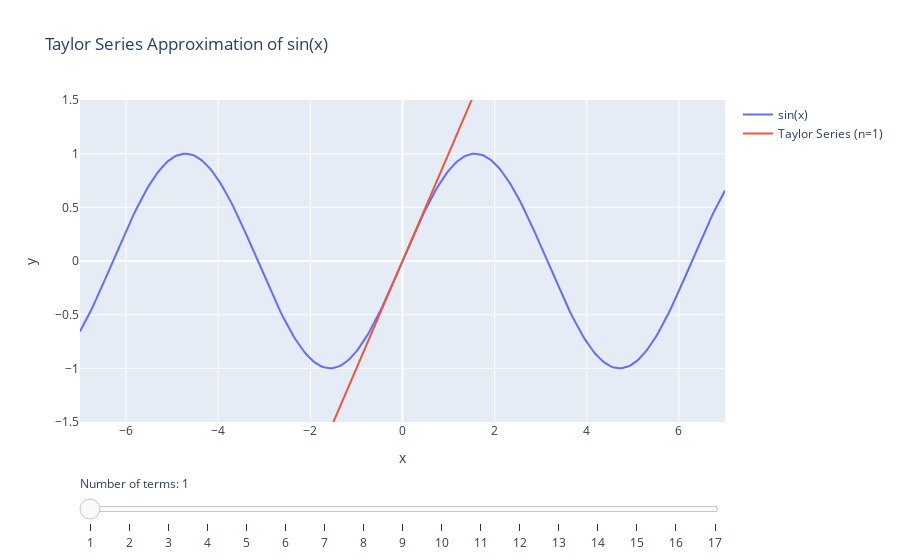

The code cell stored with this chart in its notebook:
### Code cell
# Define the x values
# For Sympy independent variable
x = sp.symbols('x')

# Define value to expand around (a)
a = 0

# For numpy independent variable array values
x_vals = np.linspace(-7, 7, 300)

# Define max order for our expansion
max_order = 18

# Define our Sympy function to calculate
function = sp.sin(x)
ylims = [-1.5, 1.5]

# Calculate the true values of our function in a numpy array
function_array = np.array([function.subs(x, xv) for xv in x_vals], dtype=float)

# Create the initial figure
fig = make_subplots(rows=1, cols=1)

# Add the true sin(x) function
fig.add_trace(go.Scatter(x=x_vals, y=function_array, mode='lines', name=str(function)))

# Add initial Taylor series approximation with n_terms = 1
y_approx = compute_taylor_series(function, x, a, 1)
y_approx_array = np.array([y_approx.subs(x, xv) for xv in x_vals], dtype=float)
taylor_trace = go.Scatter(x=x_vals, y=y_approx_array, mode='lines', name=f'Taylor Series (n=1)')
fig.add_trace(taylor_trace)

# Update function for sliders
steps = []
for n in range(1, max_order):
    y_approx = compute_taylor_series(function, x, a, n)
    y_approx_array = np.array([y_approx.subs(x, xv) for xv in x_vals], dtype=float)
    
    # Create steps
    step = dict(
        method='update',
        args=[{'y': [function_array, y_approx_array]},
              {'title': f'Taylor Series Approximation of {function} with {n} terms'}],
        label=f'{n}'
    )
    steps.append(step)

sliders = [dict(
    active=0,
    currentvalue={"prefix": "Number of terms: "},
    pad={"t": 50},
    steps=steps
)]

# Fix the x and y axes ranges
fig.update_layout(
    title='Taylor Series Approximation of sin(x)',
    xaxis=dict(title='x', range=[min(x_vals), max(x_vals)]),
    yaxis=dict(title='y', range=ylims),
    sliders=sliders
)

fig.show()

### Figure 1 — Plotly figure (JSON) as saved in the notebook; plotly's stock layout.template omitted (floating-point values rounded to 4 significant figures; data arrays with more than 128 entries replaced by an {"elided": "..."} marker saying what was removed)
{"data": [{"mode": "lines", "name": "sin(x)", "type": "scatter", "x": {"elided": "300 float values"}, "y": {"elided": "300 float values"}}, {"mode": "lines", "name": "Taylor Series (n=1)", "type": "scatter", "x": {"elided": "300 float values"}, "y": {"elided": "300 float values"}}], "layout": {"sliders": [{"active": 0, "currentvalue": {"prefix": "Number of terms: "}, "pad": {"t": 50}, "steps": [{"args": [{"y": {"elided": "2x300 float values"}}, {"title": "Taylor Series Approximation of sin(x) with 1 terms"}], "label": "1", "method": "update"}, {"args": [{"y": {"elided": "2x300 float values"}}, {"title": "Taylor Series Approximation of sin(x) with 2 terms"}], "label": "2", "method": "update"}, {"args": [{"y": {"elided": "2x300 float values"}}, {"title": "Taylor Series Approximation of sin(x) with 3 terms"}], "label": "3", "method": "update"}, {"args": [{"y": {"elided": "2x300 float values"}}, {"title": "Taylor Series Approximation of sin(x) with 4 terms"}], "label": "4", "method": "update"}, {"args": [{"y": {"elided": "2x300 float values"}}, {"title": "Taylor Series Approximation of sin(x) with 5 terms"}], "label": "5", "method": "update"}, {"args": [{"y": {"elided": "2x300 float values"}}, {"title": "Taylor Series Approximation of sin(x) with 6 terms"}], "label": "6", "method": "update"}, {"args": [{"y": {"elided": "2x300 float values"}}, {"title": "Taylor Series Approximation of sin(x) with 7 terms"}], "label": "7", "method": "update"}, {"args": [{"y": {"elided": "2x300 float values"}}, {"title": "Taylor Series Approximation of sin(x) with 8 terms"}], "label": "8", "method": "update"}, {"args": [{"y": {"elided": "2x300 float values"}}, {"title": "Taylor Series Approximation of sin(x) with 9 terms"}], "label": "9", "method": "update"}, {"args": [{"y": {"elided": "2x300 float values"}}, {"title": "Taylor Series Approximation of sin(x) with 10 terms"}], "label": "10", "method": "update"}, {"args": [{"y": {"elided": "2x300 float values"}}, {"title": "Taylor Series Approximation of sin(x) with 11 terms"}], "label": "11", "method": "update"}, {"args": [{"y": {"elided": "2x300 float values"}}, {"title": "Taylor Series Approximation of sin(x) with 12 terms"}], "label": "12", "method": "update"}, {"args": [{"y": {"elided": "2x300 float values"}}, {"title": "Taylor Series Approximation of sin(x) with 13 terms"}], "label": "13", "method": "update"}, {"args": [{"y": {"elided": "2x300 float values"}}, {"title": "Taylor Series Approximation of sin(x) with 14 terms"}], "label": "14", "method": "update"}, {"args": [{"y": {"elided": "2x300 float values"}}, {"title": "Taylor Series Approximation of sin(x) with 15 terms"}], "label": "15", "method": "update"}, {"args": [{"y": {"elided": "2x300 float values"}}, {"title": "Taylor Series Approximation of sin(x) with 16 terms"}], "label": "16", "method": "update"}, {"args": [{"y": {"elided": "2x300 float values"}}, {"title": "Taylor Series Approximation of sin(x) with 17 terms"}], "label": "17", "method": "update"}]}], "title": {"text": "Taylor Series Approximation of sin(x)"}, "xaxis": {"anchor": "y", "domain": [0, 1], "range": [-7, 7], "title": {"text": "x"}}, "yaxis": {"anchor": "x", "domain": [0, 1], "range": [-1.5, 1.5], "title": {"text": "y"}}}}
